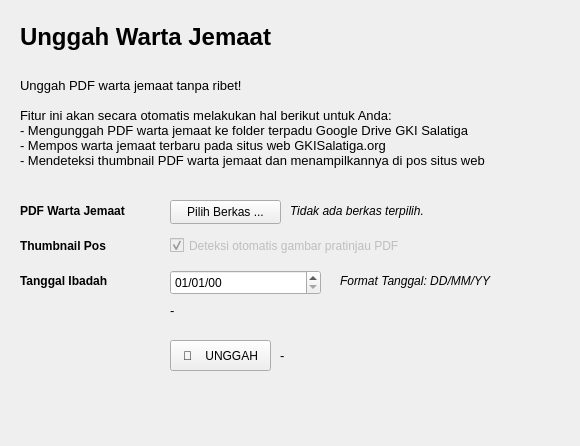
<?xml version="1.0" encoding="UTF-8"?>
<ui version="4.0">
 <class>Frame</class>
 <widget class="QFrame" name="Frame">
  <property name="geometry">
   <rect>
    <x>0</x>
    <y>0</y>
    <width>580</width>
    <height>446</height>
   </rect>
  </property>
  <property name="windowTitle">
   <string>Frame</string>
  </property>
  <widget class="QPushButton" name="btn_upload">
   <property name="geometry">
    <rect>
     <x>170</x>
     <y>340</y>
     <width>101</width>
     <height>31</height>
    </rect>
   </property>
   <property name="text">
    <string>🚀    UNGGAH</string>
   </property>
  </widget>
  <widget class="QLabel" name="app_title">
   <property name="geometry">
    <rect>
     <x>20</x>
     <y>10</y>
     <width>511</width>
     <height>41</height>
    </rect>
   </property>
   <property name="font">
    <font>
     <pointsize>18</pointsize>
     <weight>75</weight>
     <bold>true</bold>
    </font>
   </property>
   <property name="text">
    <string>Unggah Warta Jemaat</string>
   </property>
   <property name="alignment">
    <set>Qt::AlignBottom|Qt::AlignLeading|Qt::AlignLeft</set>
   </property>
  </widget>
  <widget class="QPushButton" name="btn_pdf_select">
   <property name="geometry">
    <rect>
     <x>170</x>
     <y>200</y>
     <width>111</width>
     <height>24</height>
    </rect>
   </property>
   <property name="text">
    <string>Pilih Berkas ...</string>
   </property>
  </widget>
  <widget class="QLabel" name="txt_pdf_loc">
   <property name="geometry">
    <rect>
     <x>290</x>
     <y>200</y>
     <width>251</width>
     <height>21</height>
    </rect>
   </property>
   <property name="font">
    <font>
     <pointsize>9</pointsize>
     <italic>true</italic>
    </font>
   </property>
   <property name="text">
    <string>Tidak ada berkas terpilih.</string>
   </property>
  </widget>
  <widget class="QLabel" name="label_6">
   <property name="geometry">
    <rect>
     <x>20</x>
     <y>200</y>
     <width>141</width>
     <height>21</height>
    </rect>
   </property>
   <property name="font">
    <font>
     <weight>75</weight>
     <bold>true</bold>
    </font>
   </property>
   <property name="text">
    <string>PDF Warta Jemaat</string>
   </property>
  </widget>
  <widget class="QLabel" name="label_7">
   <property name="geometry">
    <rect>
     <x>20</x>
     <y>270</y>
     <width>141</width>
     <height>21</height>
    </rect>
   </property>
   <property name="font">
    <font>
     <weight>75</weight>
     <bold>true</bold>
    </font>
   </property>
   <property name="text">
    <string>Tanggal Ibadah</string>
   </property>
  </widget>
  <widget class="QLabel" name="txt_cred_loc_2">
   <property name="geometry">
    <rect>
     <x>20</x>
     <y>60</y>
     <width>551</width>
     <height>141</height>
    </rect>
   </property>
   <property name="font">
    <font>
     <pointsize>10</pointsize>
     <italic>false</italic>
    </font>
   </property>
   <property name="text">
    <string>Unggah PDF warta jemaat tanpa ribet!

Fitur ini akan secara otomatis melakukan hal berikut untuk Anda:
- Mengunggah PDF warta jemaat ke folder terpadu Google Drive GKI Salatiga
- Mempos warta jemaat terbaru pada situs web GKISalatiga.org
- Mendeteksi thumbnail PDF warta jemaat dan menampilkannya di pos situs web
</string>
   </property>
  </widget>
  <widget class="QDateEdit" name="date_picker">
   <property name="geometry">
    <rect>
     <x>170</x>
     <y>270</y>
     <width>151</width>
     <height>25</height>
    </rect>
   </property>
   <property name="displayFormat">
    <string>dd/MM/yy</string>
   </property>
  </widget>
  <widget class="QLabel" name="txt_cred_loc_3">
   <property name="geometry">
    <rect>
     <x>340</x>
     <y>270</y>
     <width>171</width>
     <height>21</height>
    </rect>
   </property>
   <property name="font">
    <font>
     <pointsize>9</pointsize>
     <italic>true</italic>
    </font>
   </property>
   <property name="text">
    <string>Format Tanggal: DD/MM/YY</string>
   </property>
  </widget>
  <widget class="QLabel" name="txt_date_format">
   <property name="geometry">
    <rect>
     <x>170</x>
     <y>300</y>
     <width>251</width>
     <height>21</height>
    </rect>
   </property>
   <property name="font">
    <font>
     <pointsize>10</pointsize>
     <italic>false</italic>
    </font>
   </property>
   <property name="text">
    <string>-</string>
   </property>
  </widget>
  <widget class="QLabel" name="label_status">
   <property name="geometry">
    <rect>
     <x>280</x>
     <y>340</y>
     <width>271</width>
     <height>31</height>
    </rect>
   </property>
   <property name="font">
    <font>
     <pointsize>10</pointsize>
     <italic>false</italic>
    </font>
   </property>
   <property name="text">
    <string>-</string>
   </property>
  </widget>
  <widget class="QCheckBox" name="checkBox">
   <property name="enabled">
    <bool>false</bool>
   </property>
   <property name="geometry">
    <rect>
     <x>170</x>
     <y>230</y>
     <width>341</width>
     <height>31</height>
    </rect>
   </property>
   <property name="text">
    <string>Deteksi otomatis gambar pratinjau PDF</string>
   </property>
   <property name="checkable">
    <bool>true</bool>
   </property>
   <property name="checked">
    <bool>true</bool>
   </property>
  </widget>
  <widget class="QLabel" name="label_8">
   <property name="geometry">
    <rect>
     <x>20</x>
     <y>230</y>
     <width>141</width>
     <height>31</height>
    </rect>
   </property>
   <property name="font">
    <font>
     <weight>75</weight>
     <bold>true</bold>
    </font>
   </property>
   <property name="text">
    <string>Thumbnail Pos</string>
   </property>
  </widget>
 </widget>
 <resources/>
 <connections/>
</ui>
